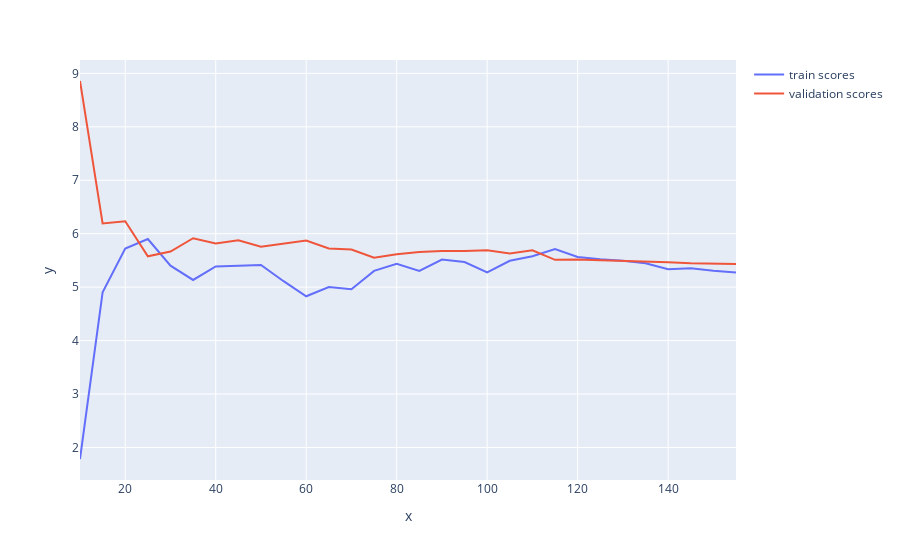

Write notebook code for a chart like this one.
### Code cell
train_sizes = np.arange(10,160,5)
plot_learning_curve(features_squared , y_poly_2d , train_sizes)

### Figure 1 — Plotly figure (JSON) as saved in the notebook; plotly's stock layout.template omitted (floating-point values rounded to 4 significant figures)
{"data": [{"hovertemplate": "x=%{x}<br>y=%{y}<extra></extra>", "legendgroup": "", "line": {"color": "#636efa", "dash": "solid"}, "marker": {"symbol": "circle"}, "mode": "lines", "name": "train scores", "orientation": "v", "showlegend": true, "type": "scatter", "x": [10, 15, 20, 25, 30, 35, 40, 45, 50, 55, 60, 65, 70, 75, 80, 85, 90, 95, 100, 105, 110, 115, 120, 125, 130, 135, 140, 145, 150, 155], "xaxis": "x", "y": [1.785, 4.904, 5.721, 5.9, 5.401, 5.134, 5.388, 5.407, 5.416, 5.112, 4.83, 5.002, 4.96, 5.304, 5.435, 5.303, 5.516, 5.47, 5.277, 5.494, 5.579, 5.715, 5.564, 5.521, 5.495, 5.446, 5.335, 5.354, 5.305, 5.274], "yaxis": "y"}, {"mode": "lines", "name": "validation scores", "type": "scatter", "x": [10, 15, 20, 25, 30, 35, 40, 45, 50, 55, 60, 65, 70, 75, 80, 85, 90, 95, 100, 105, 110, 115, 120, 125, 130, 135, 140, 145, 150, 155], "y": [8.857, 6.193, 6.233, 5.578, 5.667, 5.916, 5.817, 5.878, 5.755, 5.815, 5.872, 5.722, 5.705, 5.553, 5.617, 5.658, 5.676, 5.678, 5.69, 5.63, 5.69, 5.511, 5.517, 5.502, 5.493, 5.475, 5.467, 5.449, 5.446, 5.434]}], "layout": {"legend": {"tracegroupgap": 0}, "margin": {"t": 60}, "xaxis": {"anchor": "y", "domain": [0, 1], "title": {"text": "x"}}, "yaxis": {"anchor": "x", "domain": [0, 1], "title": {"text": "y"}}}}
